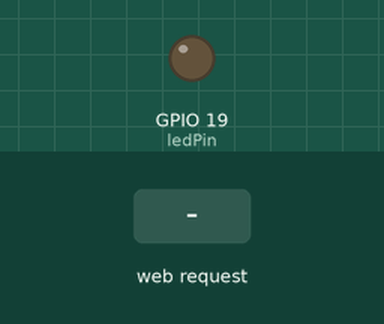
Recording of a sketch running on a simulated ESP32. On the bench: output pins drawn as LEDs (lit = HIGH). The test bench sets the inputs (shaded band). WiFi joins after 1.5 s; servers stay silent unless stated; storage starts empty; what the sketch prints to the serial monitor is not drawn.

Above: at 2.7 s.
2.8 s: HTTP request GET /encender received
At 4.0 s:
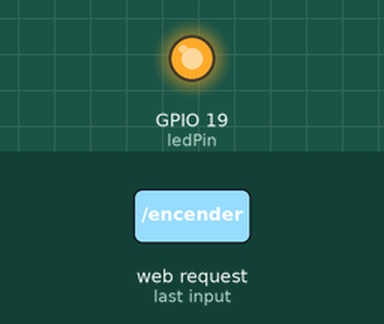
4.3 s: HTTP request GET /apagar received
At 5.2 s:
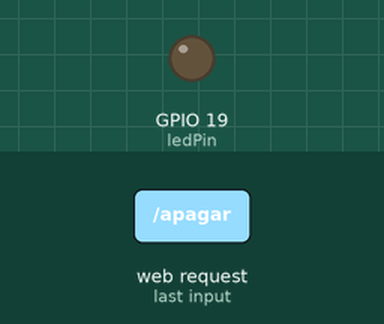
Timing chart, 0 to 7.3 s (numbered marks = the images above; inputs shaded):
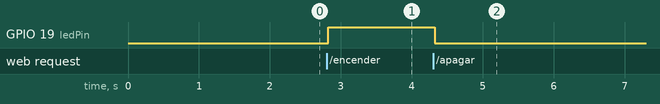

The sketch:

LedESP32.ino
```cpp
#include <WiFi.h>
#include <WiFiMulti.h>
//#include <WebServer.h>
#include <LittleFS.h>
#include <AsyncTCP.h>
#include <ESPAsyncWebServer.h>
#include "cabezera.h"

WiFiMulti wifiMulti;
AsyncWebServer server(80);
const uint32_t TiempoEsperaWifi = 5000;
int ledPin = 19;
//boolean estado = false;

/*void mensajeBase();
void encenderLed();
void apagarLed();*/

void setup()
{
  Serial.begin(115200);

  Serial.println("\nIniciando LittleFS");
  if (!LittleFS.begin()) {
    Serial.println("Error montando LittleFS");
    return;
  }

  Serial.println("\nIniciando multi Wifi");
  pinMode(ledPin, OUTPUT);
  digitalWrite(ledPin, LOW);

  wifiMulti.addAP(ssid_1, password_1);
  wifiMulti.addAP(ssid_2, password_2);

  WiFi.mode(WIFI_STA);
  Serial.print("Conectando a Wifi ..");
  while (wifiMulti.run(TiempoEsperaWifi) != WL_CONNECTED) {
    Serial.print(".");
  }
  Serial.println(".. Conectado");
  Serial.print("SSID:");
  Serial.print(WiFi.SSID());
  Serial.print(" ID:");
  Serial.println(WiFi.localIP());

  server.on("/", HTTP_GET, [](AsyncWebServerRequest *request){
    request->send(LittleFS, "/index.html", String(), false);
  });

  server.on("/style.css", HTTP_GET, [](AsyncWebServerRequest *request){
    request->send(LittleFS, "/style.css","text/css");
  });

  server.on("/script.js", HTTP_GET, [](AsyncWebServerRequest *request){
    request->send(LittleFS, "/script.js","application/javascript");
  });

  server.on("/encender", HTTP_GET, [](AsyncWebServerRequest *request){
    digitalWrite(ledPin, HIGH);
    request->send(LittleFS, "/index.html", String(), false);
  });

  server.on("/apagar", HTTP_GET, [](AsyncWebServerRequest *request){
    digitalWrite(ledPin, LOW);
    request->send(LittleFS, "/index.html", String(), false);
  });


  /*server.on("/", mensajeBase);
  server.on("/encender", encenderLed);
  server.on("/apagar", apagarLed);*/
  server.begin();

}

void loop()
{
  //server.handleClient();
  //digitalWrite(pinLed, estado);
}

/*void mensajeBase(){
  server.send(200, "text/html", pagina);
}

void encenderLed(){
  estado = true;
  Serial.print("Led encendido");
  server.sendHeader("Access-Control-Allow-Origin", "*");
  server.send(200, "text/html", pagina);
}

void apagarLed(){
  estado = false;
  Serial.print("Led apagado");
  server.sendHeader("Access-Control-Allow-Origin", "*");
  server.send(200, "text/html", pagina);
}*/
```

cabezera.h
```cpp
const char* ssid_1     = "######";
const char* password_1 = "######";
const char* ssid_2     = "######";
const char* password_2 = "######";

/*const String pagina = R"====(<!doctypehtml><html lang=en><meta charset=UTF-8><meta content="width=device-width,initial-scale=1"name=viewport><title>Urity / ESP32</title><link href=https://cdnjs.cloudflare.com/ajax/libs/font-awesome/6.4.2/css/all.min.css rel=stylesheet crossorigin=anonymous integrity="sha512-z3gLpd7yknf1YoNbCzqRKc4qyor8gaKU1qmn+CShxbuBusANI9QpRohGBreCFkKxLhei6S9CQXFEbbKuqLg0DA=="referrerpolicy=no-referrer><link href=https://fonts.googleapis.com rel=preconnect><link href=https://fonts.gstatic.com rel=preconnect crossorigin><link href="https://fonts.googleapis.com/css2?family=DM+Sans:opsz,wght@9..40,500&display=swap"rel=stylesheet><style>*{box-sizing:border-box;margin:0;padding:0}body{font-family:'DM Sans',sans-serif;background-color:#0b0b0d}.main{display:flex;flex-flow:column wrap;justify-content:space-around;align-items:center;min-height:90vh}h1{font-size:7em;color:#fff}.encendido-h1{display:none}.light{font-size:10em;color:#000}.btns{display:flex;flex-flow:row wrap;justify-content:space-between;gap:2em}button{width:7em;height:2.5em;background-color:#474747;border:none;border-radius:2em;cursor:pointer;font-size:1.5em;color:#fff;padding:.5em;transition:all .2s ease-in}button:hover{background-color:#ffc400}@media (max-width:576px){h1{font-size:2.5em}i{font-size:1.5em}}</style><main class=main><div class=titles><h1 class=apagado-h1 id=offh1>Apagado</h1><h1 class=encendido-h1 id=onh1>Encendido</h1></div><div class=light><i class="fa-lightbulb fa-solid"id=light></i></div><div class=btns><a href=""><button class=btn-encender id=onBtn>Encender</button></a> <a href=""><button class=btn-apagar id=offBtn>Apagar</button></a></div></main><script>const offh1 = document.getElementById('offh1')
        const onh1 = document.getElementById('onh1')
        const light = document.getElementById('light')
        const onBtn = document.getElementById('onBtn')
        const offBtn = document.getElementById('offBtn')


        onBtn.addEventListener("click", function(event) {
            offh1.style.display = 'none'
            onh1.style.display = 'block'
            light.style.color = 'gold'

            consultaGET("encender")

            event.preventDefault();
        })

        offBtn.addEventListener("click", function(event) {
            offh1.style.display = 'block'
            onh1.style.display = 'none'
            light.style.color = 'black'

            consultaGET("apagar")

            event.preventDefault();
        })

        function consultaGET(consulta){
            const Http = new XMLHttpRequest()
            console.log(`Consultando  ${consulta}`)
            Http.open("GET", consulta)
            Http.send()

            Http.onreadystatechange = (e) => {
                console.log(Http.status )
                console.log(Http.responseText)
            }
        }</script>)====";*/
```

Measured:
- after the input at 2.8 s, GPIO 19 (ledPin): LOW → HIGH at once
- after the input at 4.3 s, GPIO 19 (ledPin): HIGH → LOW at once
